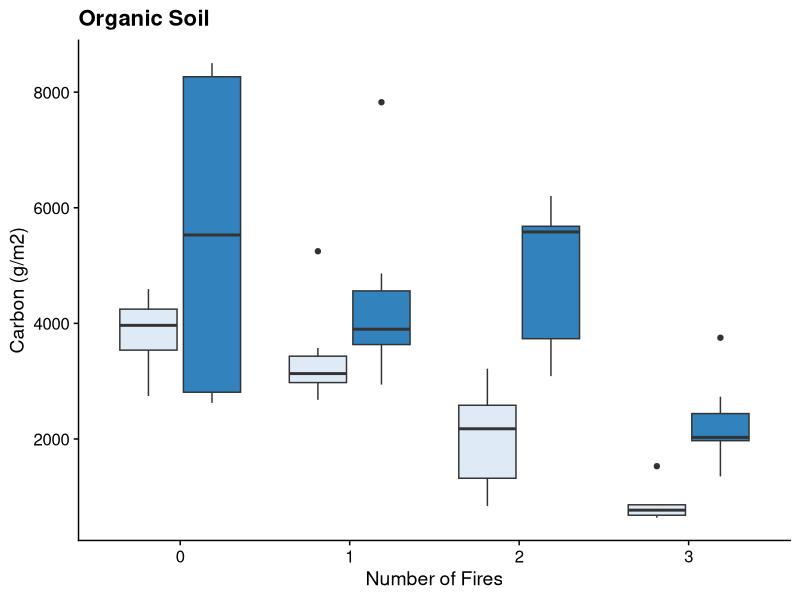
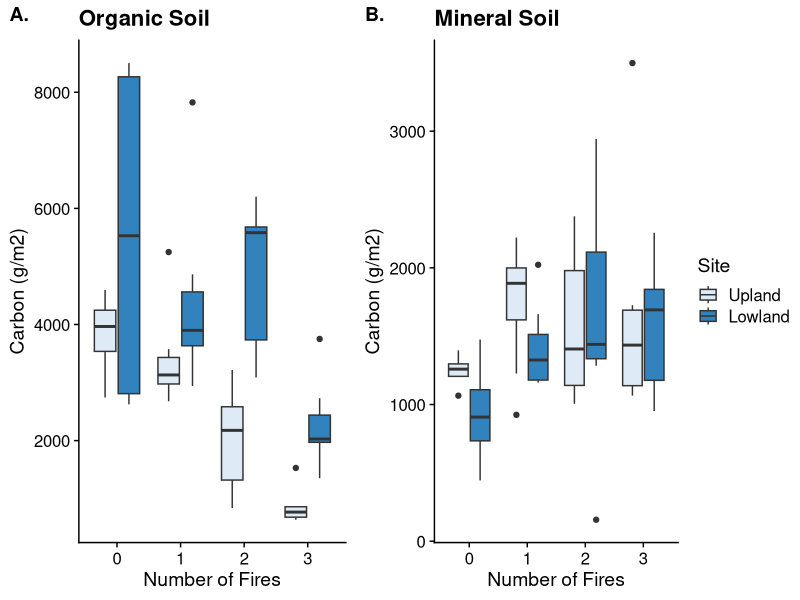

Write R code to recreate these figures, in order. (Note: this script raises an error after producing the figures.)
# Figure X - soil percent carbon

library(tidyverse)
library(here)
library(cowplot)
theme_set(theme_cowplot())

data <- read.csv(here("data/output/soil_c.csv"))

orgplot <- data %>%
  filter(ORG_MIN == "O") %>%
  ggplot(aes(as.factor(TREAT), y = C_gm2, fill = SITE)) + geom_boxplot() +
  labs(x = "Number of Fires", y = "Carbon (g/m2)", title = "Organic Soil") +
  scale_fill_manual(name = "Site",
                    labels = c("Upland", "Lowland"),
                    values = c("#deebf7","#3182bd")) +
  theme(legend.position =  "none")
orgplot

minplot <- data %>%
  filter(ORG_MIN == "M") %>%
  ggplot(aes(as.factor(TREAT), y = C_gm2, fill = SITE)) + geom_boxplot() +
  labs(x = "Number of Fires", y = "Carbon (g/m2)", title = "Mineral Soil") +
  scale_fill_manual(name = "Site",
                    labels = c("Upland", "Lowland"),
                    values = c("#deebf7","#3182bd"))

plot_grid(orgplot,minplot, rel_widths = c(1,1.25), labels = c("A.", "B.")) # 850 x 350

# Splitting by 0 and 123

data %>%
  filter(ORG_MIN == "ORG") %>%
  filter(TREAT !=0) %>%
  ggplot(aes(as.factor(TREAT), y = C_gm2_AV, fill = SITE)) + geom_boxplot() +
  labs(x = "Number of Fires", y = "Carbon (g/m2)", title = "Organic Soil") +
  scale_fill_manual(name = "Site",
                    labels = c("Upland", "Lowland"),
                    values = c("#deebf7","#3182bd")) +
  theme(legend.position =  "none")


# Scaling up by active layer

thaw <- read.csv(here("data/soil/thaw_depth.csv"))

thaw <- thaw %>%
  group_by(SITE, TREAT) %>%
  summarise(thaw_cm = mean(DEPTH_CM, na.rm = T))
thaw$DEPTH_cm <- thaw$thaw_cm - 15
thaw$DEPTH <- "AL"

depth <- read.csv(here("data/output/soil_depth.csv"))

min <- depth %>%
  filter(ORG_MIN == "M")

depth_1015 <- min %>%
  filter(DEPTH == "10_15")

depth_1015$percm <- depth_1015$C_gm2 / 5

bottomC <- merge(depth_1015, active, by = c("SITE", "TREAT"))

bottomC$AL_C <- bottomC$percm * bottomC$AL_cm

bottomC <- bottomC %>%
  group_by(SITE, TREAT, PLOT) %>%
  summarise(C_gm2 = mean(AL_C, na.rm = T))

# combining back
test <- merge(min, bottomC, by = c("SITE", "TREAT", "PLOT"))


# pulling numbers out for draft
orgAV <- data %>%
  filter(ORG_MIN == "O") %>%
  group_by(SITE, TREAT) %>%
  summarise(SD = sd(C_gm2), AV = mean(C_gm2))
